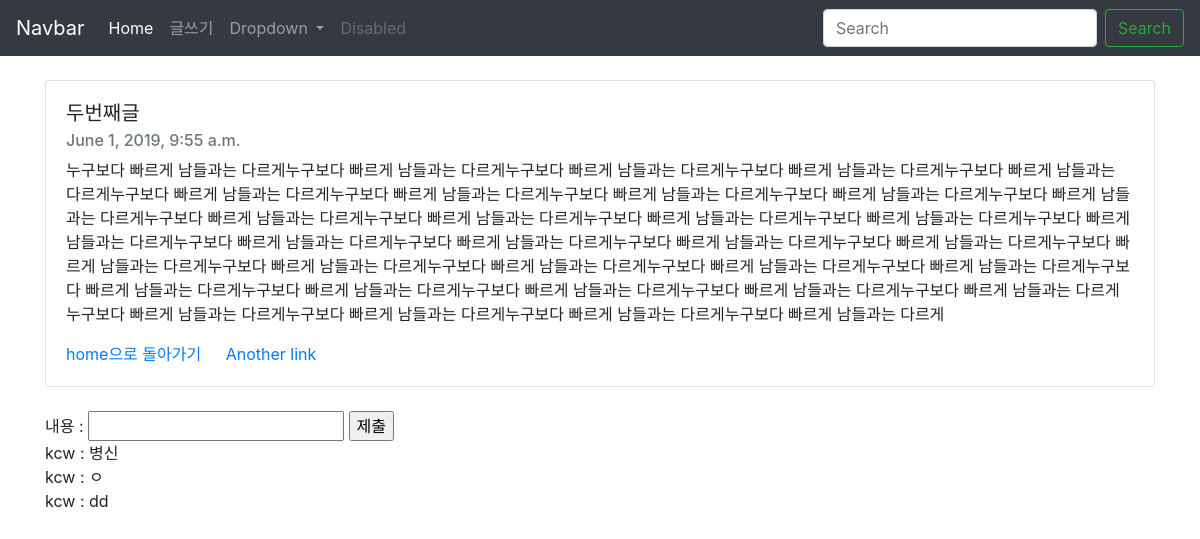
Page /blog/2 on the committed database.
### blog/models.py (models this page shows, shortened)
class Blog(models.Model):
    title = models.CharField(max_length=200)
    pub_date = models.DateTimeField()
    body = models.TextField()

class Comment(models.Model):
    post = models.ForeignKey(Blog, on_delete=models.CASCADE, related_name="comments")
    user = models.ForeignKey(User,on_delete=models.CASCADE)
    body = models.CharField(max_length=500) # 댓글내용

### blog/views.py (the view)
# urls.py: path('<int:blog_id>', views.detail, name="detail"),
def detail(request, blog_id):
    details = get_object_or_404(Blog, pk=blog_id)
    return render(request, 'detail.html',{'details':details})

### templates/detail.html (shortened to what this page needs)
{% extends 'base.html' %}
{% block body %}
<br>
<div class="container">
<div class="card">
  <div class="card-body">
    <h5 class="card-title">{{details.title}}</h5>
    <h6 class="card-subtitle mb-2 text-muted">{{details.pub_date}}</h6>
    <p class="card-text">{{details.body}}</p>
    <a href="{% url 'home'%}" class="card-link">home으로 돌아가기</a>
    <a href="#" class="card-link">Another link</a>
  </div>
</div>
</div>
<br>
<div class="container">
<form action="{% url 'comment_add' details.id %}" method="POST">
  내용 :
  <input type="text" name="body">
  <input type="submit" value="제출">
</form>
{% for comment in details.comments.all %}
  {{comment.user.username}} : {{comment.body}}
  <br>
{% endfor %}
</div>
{% endblock %}

### rows in the picture
Blog: title "두번째글", pub_date "June 1, 2019, 9:55 a.m.", body "누구보다 빠르게 남들과는 다르게누구보다 빠르게 남들과는 다르게누구보다 빠르게 남들과는 다르게누구보다 빠르게 남들과는 다르게누구보다 빠르게 남들과는 다르게누구보다 빠르게 남들과는 다르게누구보다 빠르게 남들과는 다르게누구보다 빠르게 남들과는 다르게누구보다 빠르게 남들과는 다르게누구보다 빠르게 남들과는 다르게누구보다 빠르게 남들과는 다르게누구보다 빠르게 남들과는 다르게누구보다 빠르게 남들과는 다르게누구보다 빠르게 남들과는 다르게누구보다 빠르게 남들과는 다르게누구보다 빠르게 남들과는 다르게누구보다 빠르게 남들과는 다르게누구보다 빠르게 남들과는 다르게누구보다 빠르게 남들과는 다르게누구보다 빠르게 남들과는 다르게누구보다 빠르게 남들과는 다르게누구보다 빠르게 남들과는 다르게누구보다 빠르게 남들과는 다르게누구보다 빠르게 남들과는 다르게누구보다 빠르게 남들과는 다르게누구보다 빠르게 남들과는 다르게누구보다 빠르게 남들과는 다르게누구보다 빠르게 남들과는 다르게누구보다 빠르게 남들과는 다르게누구보다 빠르게 남들과는 다르게누구보다 빠르게 남들과는 다르게누구보다 빠르게 남들과는 다르게누구보다 빠르게 남들과는 다르게"
Comment: user.username "kcw", body "병신"
Comment: user.username "kcw", body "ㅇ"
Comment: user.username "kcw", body "dd"
